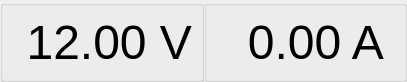
<?xml version="1.0" encoding="UTF-8"?>
<ui version="4.0">
 <class>Dialog</class>
 <widget class="QDialog" name="Dialog">
  <property name="windowModality">
   <enum>Qt::WindowModality::NonModal</enum>
  </property>
  <property name="geometry">
   <rect>
    <x>0</x>
    <y>0</y>
    <width>407</width>
    <height>81</height>
   </rect>
  </property>
  <property name="mouseTracking">
   <bool>true</bool>
  </property>
  <property name="contextMenuPolicy">
   <enum>Qt::ContextMenuPolicy::CustomContextMenu</enum>
  </property>
  <property name="windowTitle">
   <string>Dialog</string>
  </property>
  <property name="windowOpacity">
   <double>0.700000000000000</double>
  </property>
  <layout class="QHBoxLayout" name="horizontalLayout">
   <property name="spacing">
    <number>0</number>
   </property>
   <property name="leftMargin">
    <number>0</number>
   </property>
   <property name="topMargin">
    <number>0</number>
   </property>
   <property name="rightMargin">
    <number>0</number>
   </property>
   <property name="bottomMargin">
    <number>0</number>
   </property>
   <item>
    <widget class="QGroupBox" name="groupBox_4">
     <property name="contextMenuPolicy">
      <enum>Qt::ContextMenuPolicy::DefaultContextMenu</enum>
     </property>
     <property name="title">
      <string/>
     </property>
     <property name="flat">
      <bool>true</bool>
     </property>
     <layout class="QHBoxLayout" name="horizontalLayout_2">
      <item>
       <widget class="QLabel" name="voltage_label">
        <property name="font">
         <font>
          <pointsize>36</pointsize>
         </font>
        </property>
        <property name="toolTip">
         <string>当前电压</string>
        </property>
        <property name="frameShape">
         <enum>QFrame::Shape::NoFrame</enum>
        </property>
        <property name="text">
         <string>12.00 V</string>
        </property>
        <property name="alignment">
         <set>Qt::AlignmentFlag::AlignRight|Qt::AlignmentFlag::AlignTrailing|Qt::AlignmentFlag::AlignVCenter</set>
        </property>
       </widget>
      </item>
     </layout>
    </widget>
   </item>
   <item>
    <widget class="QGroupBox" name="groupBox_3">
     <property name="mouseTracking">
      <bool>true</bool>
     </property>
     <property name="title">
      <string/>
     </property>
     <property name="flat">
      <bool>true</bool>
     </property>
     <layout class="QHBoxLayout" name="horizontalLayout_7">
      <property name="spacing">
       <number>0</number>
      </property>
      <property name="leftMargin">
       <number>0</number>
      </property>
      <property name="topMargin">
       <number>0</number>
      </property>
      <property name="rightMargin">
       <number>20</number>
      </property>
      <property name="bottomMargin">
       <number>0</number>
      </property>
      <item>
       <widget class="QLabel" name="current_label">
        <property name="font">
         <font>
          <pointsize>36</pointsize>
         </font>
        </property>
        <property name="toolTip">
         <string>当前电流</string>
        </property>
        <property name="frameShape">
         <enum>QFrame::Shape::NoFrame</enum>
        </property>
        <property name="text">
         <string>0.00 A</string>
        </property>
        <property name="alignment">
         <set>Qt::AlignmentFlag::AlignRight|Qt::AlignmentFlag::AlignTrailing|Qt::AlignmentFlag::AlignVCenter</set>
        </property>
       </widget>
      </item>
     </layout>
    </widget>
   </item>
  </layout>
 </widget>
 <resources/>
 <connections/>
</ui>
